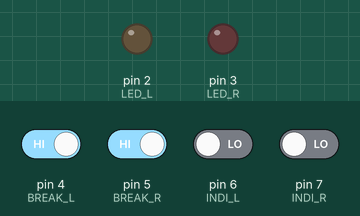
Recording of a sketch running on a simulated Arduino Uno, built with avr-gcc and run on an emulated ATmega328P. Shown: output pins drawn as LEDs (lit = HIGH). The test bench sets the inputs (shaded band); at power-on: pin 4 (BREAK_L), pin 5 (BREAK_R) HIGH, pin 6 (INDI_L), pin 7 (INDI_R) LOW.

Above: at 1.2 s.
1.3 s: pin 7 (INDI_R) driven HIGH
At 1.8 s:
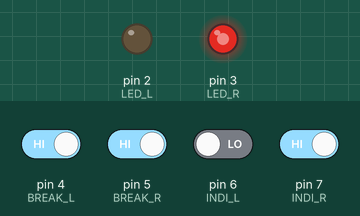
2.8 s: pin 4 (BREAK_L) driven LOW
At 3.8 s:
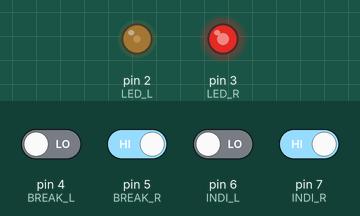
4.3 s: pin 6 (INDI_L) driven HIGH
At 5.3 s:
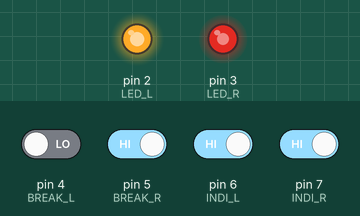
5.8 s: pin 7 (INDI_R) driven LOW
At 7.0 s:
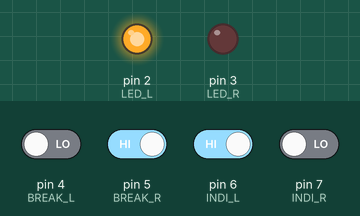
7.3 s: pin 5 (BREAK_R) driven LOW
At 8.3 s:
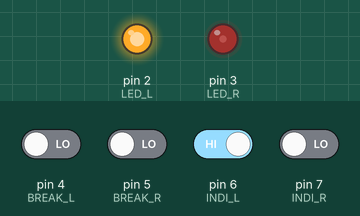
8.8 s: pin 6 (INDI_L) driven LOW
At 9.2 s:
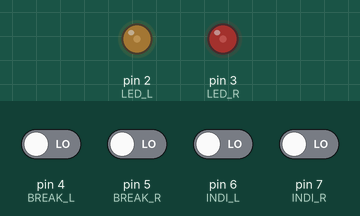
Timing chart, 0 to 11.3 s (numbered marks = the images above; inputs shaded):
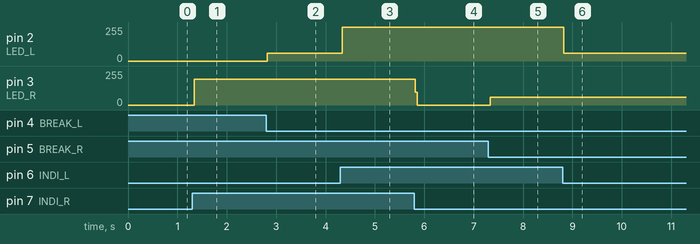

Measured:
- after the input at 1.3 s, pin 3 (LED_R): 0/255 → 193/255 at once
- after the input at 2.8 s, pin 2 (LED_L): 0/255 → 59/255 at once
- after the input at 4.3 s, pin 2 (LED_L): 59/255 → 255/255 at once
- after the input at 5.8 s, pin 3 (LED_R): 193/255 → 0/255 at once
- after the input at 7.3 s, pin 3 (LED_R): 0/255 → 58/255 at once
- after the input at 8.8 s, pin 2 (LED_L): 255/255 → 59/255 at once

The sketch:

reed_LED_layout_2016_11_07.ino
```cpp
unsigned long startTime_l = 0;
unsigned long startTime_r = 0;
unsigned long startTime_l_old = 0;
unsigned long startTime_r_old = 0;


const int LED_L = 2; // Left LED on digital 2
const int BREAK_L = 4; // Left Reed switch on digital 3

const int LED_R = 3; // Left LED on digital 2
const int BREAK_R = 5; // Left Reed switch on digital 3

const int INDI_L = 6; // Left indicator
const int INDI_R = 7; // Right indicator

int val_break_l = HIGH; // value to store the BREAK_L state
int val_break_r = HIGH; // value to store the BREAK_R state

int val_indi_l = LOW; // value to store the INDI_L state
int val_indi_r = LOW; // value to store the INDI_R state

int break_state_l = 0; // states the left reed state - 0 = off(no break), 1 = on (break on)
int break_state_r = 0; // states the right reed state - 0 = off(no break), 1 = on (break on)

int indi_state_l = 0; // states the left monetray button indicator state - 0 not pressed, 1 is pressed
int indi_state_r = 0; // states the right monetray button indicator state - 0 not pressed, 1 is pressed

//send data state
int send_break_l = 0; // sets the state ready for sending
int send_break_r = 0; // sets the state ready for sending
int send_indi_l = 0; // sets the state ready for sending
int send_indi_r = 0; // sets the state ready for sending


void setup() {
  pinMode(LED_L, OUTPUT); // LED_L set to output
  digitalWrite(LED_L, HIGH); //start with LED_L as on
  pinMode(BREAK_L, INPUT); // BREAK_L set to input

  pinMode(LED_R, OUTPUT); // LED_R set to output
  digitalWrite(LED_R, HIGH); //start with LED_R as on
  pinMode(BREAK_R, INPUT); // BREAK_R set to input

  pinMode(INDI_L, INPUT); // INDI_L set as input for button
  pinMode(INDI_R, INPUT); // INDI_R set as input for button

  startTime_l = millis();
  startTime_r = millis();

}

void loop() {

  //Read the states of all switches
  val_break_l = digitalRead(BREAK_L); // get and store state of reed switch - left
  if (val_break_l == LOW) {
    break_state_l = 1;
  }
  else {
    break_state_l = 0;
  }

  val_break_r = digitalRead(BREAK_R); // get and store state of reed switch
  if (val_break_r == LOW) {
    break_state_r = 1;
  }
  else {
    break_state_r = 0;
  }

  val_indi_l = digitalRead(INDI_L);
  if (val_indi_l == HIGH) {
    indi_state_l = 1;
  }
  else {
    indi_state_l = 0;
  }

  val_indi_r = digitalRead(INDI_R);
  if (val_indi_r == HIGH) {
    indi_state_r = 1;
  }
  else {
    indi_state_r = 0;
  }

  //act on the states recorded
  //BREAKS
  //Break - left
  if (break_state_l == 1) {
    digitalWrite(LED_L, HIGH); // turn LED_L on
  }
  else {
    digitalWrite(LED_L, LOW); //turn LED_L off
  }
  // Break - right
  if (break_state_r == 1) {
    digitalWrite(LED_R, HIGH); // turn LED_L on
  }
  else {
    digitalWrite(LED_R, LOW); //turn LED_L off
  }

  //INDICATORS

  // Indicator - left
  if (indi_state_l == 1 && (millis() - startTime_l) < 5000) {
    send_indi_l = 1;
  }

  if (indi_state_l == 0) {
    digitalWrite(LED_L, LOW);
  }

  // indicator - right
  if (indi_state_r == 1) {
    digitalWrite(LED_R, HIGH);
  }
  else {
    digitalWrite(LED_R, LOW);
  }

  /*
   //SENDING DATA


   */

}


//   startTime = millis();
/*
&& indi_state_l == 1 && (millis() - startTime_l) > 5000


 need to set the time
 in the checking state section for the indicators, check to see if the time has moved past a set amount and if so send off signal
 */
```
